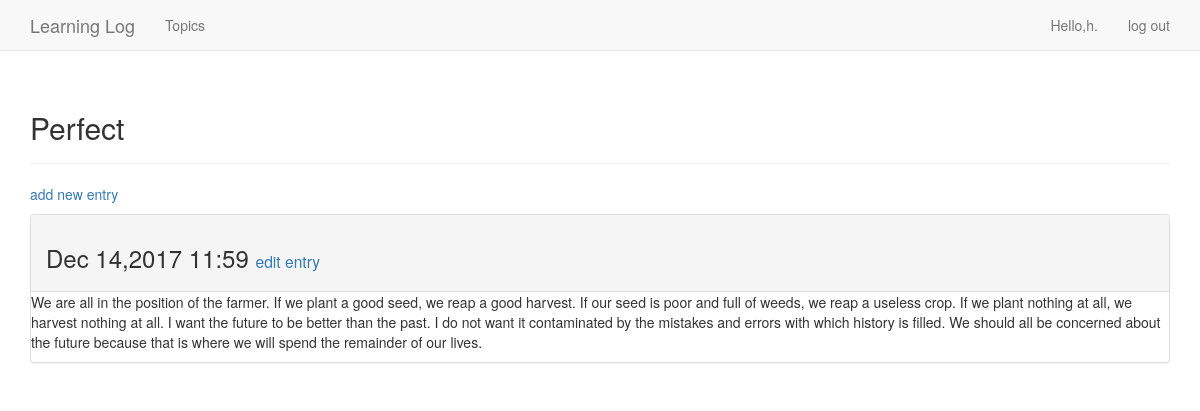
Page /topics/4/ (signed in) on the committed database.
### learning_app/models.py (models this page shows, shortened)
class Topic(models.Model):
    text = models.CharField(max_length=200)
    date_added = models.DateTimeField(auto_now_add=True)
    owner = models.ForeignKey(User,on_delete=models.CASCADE)
    def __str__(self):
        return self.text

class Entry(models.Model):
    topic = models.ForeignKey(Topic,on_delete=models.CASCADE)
    text = models.TextField()
    print('到这里了')
    date_added = models.DateTimeField(auto_now_add=True)
    class Meta:
        verbose_name_plural = "entries"

### learning_app/views.py (the view)
# urls.py: url(r'^topics/(?P<topic_id>\d+)/$',views.topic,name='topic'),
@login_required
def topic(request,topic_id):
    topic = Topic.objects.get(id=topic_id)
    if topic.owner != request.user:
        raise Http404
    entries = topic.entry_set.order_by('-date_added')
    context = {'topic':topic,'entries':entries}
    return  render(request,'learning_app/topic.html',context)

### learning_app/templates/learning_app/topic.html
{% extends 'learning_app/base.html' %}
{% block header %}
    <h2>{{ topic }}</h2>
{% endblock header %}
{% block content %}
    <p>
        <a href="{% url 'learning_app:new_entry' topic.id %}">add new entry</a>
    </p>
    {% for entry in entries %}
        <div class="panel panel-default">
            <div class="panel-heading">
                <h3>
                    {{ entry.date_added|date:'M d,Y H:i' }}
                    <small>
                        <a href="{% url 'learning_app:edit_entry' entry.id %}">edit entry</a>
                    </small>
                </h3>
            </div>
            <div class="pannel-body">
                {{  entry.text|linebreaks }}
            </div>
        </div>
    {% empty %}
        There are no entries for this yet.
    {% endfor %}
{% endblock content %}

### learning_app/templates/learning_app/base.html (shortened to what this page needs)
{% load bootstrap3 %}
<!DOCTYPE html>
<html lang="en">
    <head>
         {% bootstrap_css %}
    </head>
    <body>
      <nav class="navbar navbar-default navbar-static-top">
          <div class="container">
              <div class="navbar-header">
                  <a class="navbar-brand" href="{% url 'learning_app:index' %}">Learning Log</a>
              </div>
              <div id="navbar" class="navbar-collapse collaspe">
                <ul class="nav navbar-nav">
                  <li><a href="{% url 'learning_app:topics' %}">Topics</a>  </li>
                </ul>
                <ul class="nav navbar-nav navbar-right">
                      {% if user.is_authenticated %}
                        <li><a>Hello,{{ user.username }}.</a></li>
                        <li><a href="{% url 'users_app:logout' %}">log out</a></li>
                      {% else %}
                        <li><a href="{% url 'users_app:register' %}">register</a></li>
                        <li><a href="{% url 'users_app:login' %}">log in</a></li>
                      {% endif %}
                </ul>
              </div>
          </div>
      </nav>
      <div class="container">
          <div class="page-header">
              {% block header %} {% endblock header %}
          </div>
          <div>
              {% block content %} {% endblock content %}
          </div>
      </div>
    </body>
</html>

### rows in the picture
Topic: text "Perfect"
Entry: date_added "Dec 14,2017 11:59", text "We are all in the position of the farmer. If we plant a good seed, we reap a good harvest. If our seed is poor and full of weeds, we reap a useless crop. If we plant nothing at all, we harvest nothing at all. I want the future to be better than the past. I do not want it contaminated by the mistakes and errors with which history is filled. We should all be concerned about the future because that is where we will spend the remainder of our lives."

### other values in the picture
{{ user.username }} "h"
